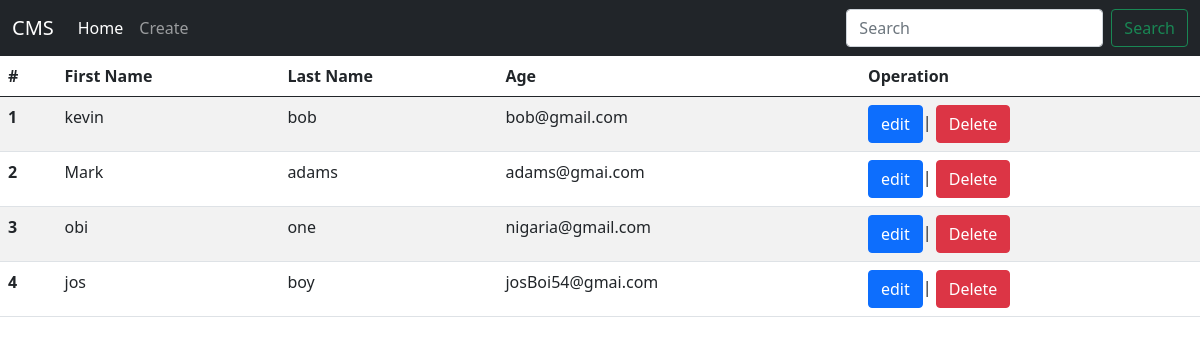
The app's page /, older data.
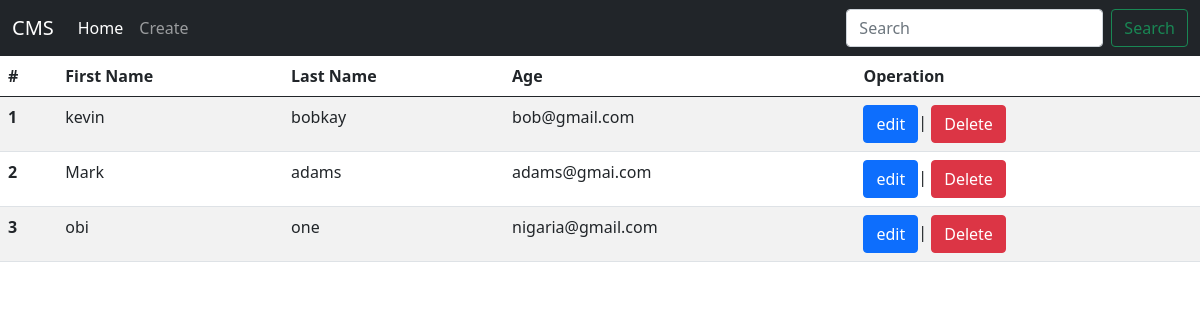
The same page, newer data.
### core/models.py (models this page shows, shortened)
class Biodata(models.Model):
    first_name = models.CharField(max_length=200, null=True, blank=True)
    last_name = models.CharField(max_length=200)
    email = models.CharField(max_length=200)

### core/views.py (the view)
# urls.py: path('', Home, name="home"),
def Home(request):
    userdate = Biodata.objects.all()
    context = {"data":userdate}
    return render(request,'home.html',context)

### templates/home.html
{% extends 'base.html'%}
{% block content  %}
<section>
    <table class="table table-striped">
        <thead>
            <tr>
                <th scope="col">#</th>
                <th scope="col">First Name</th>
                <th scope="col">Last Name</th>
                <th scope="col">Age</th>
                <th scope="col">Operation</th>
            </tr>
        </thead>
        <tbody>
            {% for value in data %}
            <tr>
                <th scope="row">{{value.id}}</th>
                <td>{{value.first_name}}</td>
                <td>{{value.last_name}}</td>
                <td>{{value.email}}</td>
                <td><a href="{% url 'update' value.id %}" class="btn btn-primary">edit</a>| <a
                        href="{% url 'delete' value.id %}" class="btn btn-danger">Delete</a></td>
            </tr>
            {% endfor %}
        </tbody>
    </table>
</section>
{% endblock%}

Row changes from the older to the newer data that the page shows:
removed Biodata: id "4", first_name "jos", last_name "boy", email "josBoi54@gmai.com"
changed Biodata "kevin": last_name "bob" → "bobkay"
